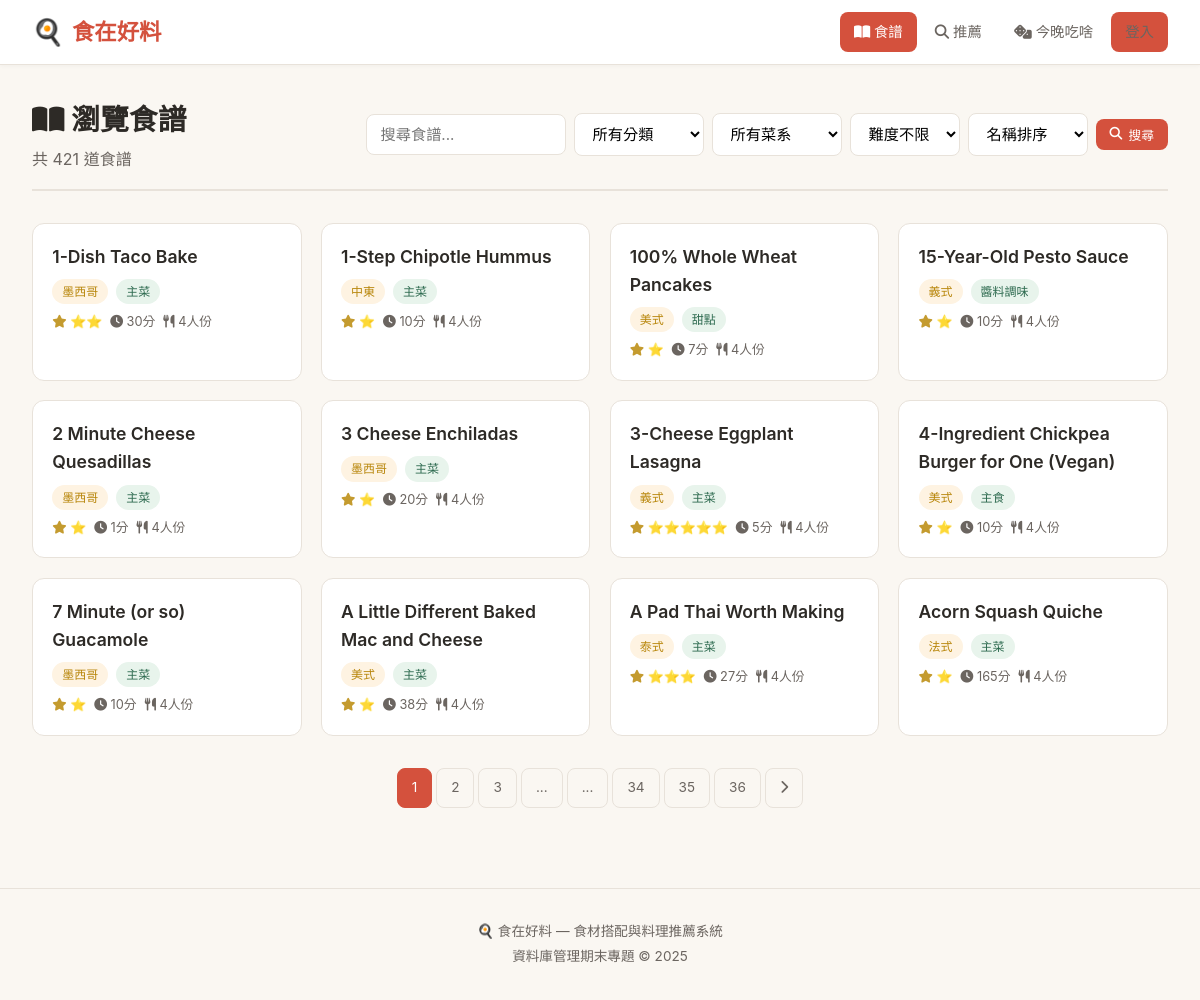
The app's page /browse, older data.
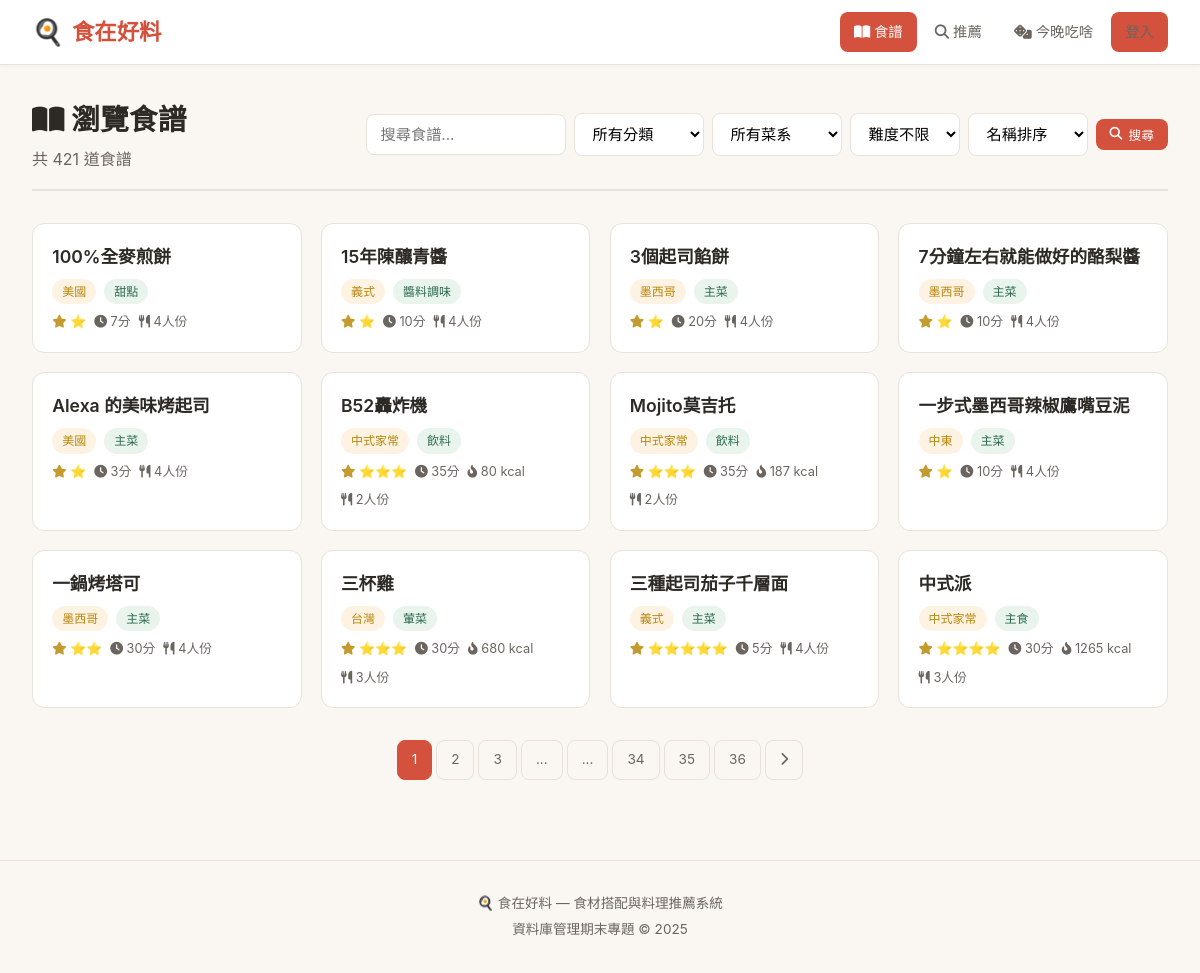
The same page, newer data.
### tables this page shows
CREATE TABLE recipes (
        recipe_id        INTEGER PRIMARY KEY AUTOINCREMENT,
        recipe_name      TEXT NOT NULL,
        category_id      INTEGER,
        cuisine          TEXT DEFAULT '中式家常',
        difficulty       INTEGER DEFAULT 3,
        cooking_time_min INTEGER DEFAULT 30,
        servings         INTEGER DEFAULT 2,
        calories         INTEGER,
        steps_summary    TEXT,
        image_url        TEXT,
        created_at       DATETIME DEFAULT CURRENT_TIMESTAMP,
        FOREIGN KEY (category_id) REFERENCES categories(category_id)
    );

CREATE TABLE categories (
        category_id   INTEGER PRIMARY KEY AUTOINCREMENT,
        category_name TEXT NOT NULL UNIQUE
    );

### app.py (the view)
@app.route('/browse')
def browse():
    page = request.args.get('page', 1, type=int)
    per_page = 12
    category = request.args.get('category', '')
    cuisine = request.args.get('cuisine', '')
    difficulty = request.args.get('difficulty', 0, type=int)
    search = request.args.get('q', '').strip()
    sort = request.args.get('sort', 'name')
    where_clauses = []
    params = []
    if category:
        where_clauses.append("c.category_name = ?")
        params.append(category)
    if cuisine:
        where_clauses.append("r.cuisine = ?")
        params.append(cuisine)
    if difficulty:
        where_clauses.append("r.difficulty = ?")
        params.append(difficulty)
    if search:
        where_clauses.append("(r.recipe_name LIKE ? OR r.cuisine LIKE ?)")
        params.extend([f'%{search}%', f'%{search}%'])
    where_sql = " AND ".join(where_clauses) if where_clauses else "1=1"
    order_map = {
        'name': 'r.recipe_name',
        'time': 'r.cooking_time_min',
        'difficulty': 'r.difficulty',
        'calories': 'r.calories',
    }
    order_sql = order_map.get(sort, 'r.recipe_name')
    total = query_db(f"""
        SELECT COUNT(*) as c FROM recipes r
        LEFT JOIN categories c ON r.category_id = c.category_id
        WHERE {where_sql}
    """, params, one=True)['c']
    recipes = query_db(f"""
        SELECT r.*, c.category_name FROM recipes r
        LEFT JOIN categories c ON r.category_id = c.category_id
        WHERE {where_sql}
        ORDER BY {order_sql}
        LIMIT ? OFFSET ?
    """, params + [per_page, (page - 1) * per_page])
    categories = query_db("SELECT * FROM categories ORDER BY category_name")
    cuisines = query_db("SELECT DISTINCT cuisine FROM recipes ORDER BY cuisine")
    total_pages = (total + per_page - 1) // per_page
    return render_template('browse.html', recipes=recipes, categories=categories,
                           cuisines=cuisines, page=page, total_pages=total_pages,
                           total=total, category=category, cuisine=cuisine,
                           difficulty=difficulty, search=search, sort=sort)

### app.py (called while the page is built)
def get_db():
    if 'db' not in g:
        g.db = sqlite3.connect(DB_PATH)
        g.db.row_factory = sqlite3.Row
        g.db.execute("PRAGMA foreign_keys = ON")
    return g.db

def query_db(sql, args=(), one=False):
    cur = get_db().execute(sql, args)
    rv = cur.fetchall()
    return (rv[0] if rv else None) if one else rv

### templates/browse.html (shortened to what this page needs)
{% extends "base.html" %}
{% block content %}
<div class="page-header flex justify-between items-center" style="flex-wrap:wrap;gap:1rem">
  <div>
    <h1><i class="fas fa-book-open"></i> 瀏覽食譜</h1>
    <p>共 {{ total }} 道食譜</p>
  </div>
  <form method="GET" style="display:flex;gap:8px;flex-wrap:wrap;align-items:center">
    <input type="text" name="q" class="form-control" style="width:200px" placeholder="搜尋食譜..." value="{{ search }}">
    <select name="category" class="form-control" style="width:130px">
      <option value="">所有分類</option>
    </select>
    <select name="cuisine" class="form-control" style="width:130px">
      <option value="">所有菜系</option>
    </select>
    <select name="difficulty" class="form-control" style="width:110px">
      <option value="0">難度不限</option>
    </select>
    <select name="sort" class="form-control" style="width:120px">
      <option value="name" {% if sort=='name' %}selected{% endif %}>名稱排序</option>
    </select>
    <button type="submit" class="btn btn-primary btn-sm"><i class="fas fa-search"></i> 搜尋</button>
  </form>
</div>
<div class="card-grid">
  {% for r in recipes %}
  <div class="card">
    <div class="card-body">
      <div class="card-title">
        <a href="{{ url_for('recipe_detail', recipe_id=r.recipe_id) }}">{{ r.recipe_name }}</a>
      </div>
      <div class="card-meta mb-1">
        <span class="badge badge-cuisine">{{ r.cuisine }}</span>
        {% if r.category_name %}<span class="badge badge-category">{{ r.category_name }}</span>{% endif %}
      </div>
      <div class="card-meta">
        <span><i class="fas fa-star" style="color:var(--gold)"></i> {{ '⭐' * r.difficulty }}</span>
        <span><i class="fas fa-clock"></i> {{ r.cooking_time_min }}分</span>
        {% if r.calories %}<span><i class="fas fa-fire-alt"></i> {{ r.calories }} kcal</span>{% endif %}
        <span><i class="fas fa-utensils"></i> {{ r.servings }}人份</span>
      </div>
    </div>
  </div>
  {% else %}
  <div class="text-center text-muted" style="grid-column:1/-1;padding:3rem">
    <i class="fas fa-search" style="font-size:3rem;margin-bottom:1rem;display:block;opacity:0.3"></i>
    <p>沒有找到符合條件的食譜</p>
  </div>
  {% endfor %}
</div>
{% if total_pages > 1 %}
<div class="pagination">
  {% for p in range(1, total_pages+1) %}
    {% if p == page %}
      <span class="current">{{ p }}</span>
    {% elif p <= 3 or p >= total_pages-2 or (p >= page-2 and p <= page+2) %}
      <a href="?page={{ p }}&q={{ search }}&category={{ category }}&cuisine={{ cuisine }}&difficulty={{ difficulty }}&sort={{ sort }}">{{ p }}</a>
    {% elif p == 4 or p == total_pages-3 %}
      <span>...</span>
    {% endif %}
  {% endfor %}
  {% if page < total_pages %}
    <a href="?page={{ page+1 }}&q={{ search }}&category={{ category }}&cuisine={{ cuisine }}&difficulty={{ difficulty }}&sort={{ sort }}">
      <i class="fas fa-chevron-right"></i>
    </a>
  {% endif %}
</div>
{% endif %}
{% endblock %}

Row changes from the older to the newer data that the page shows:
removed recipes: recipe_name "1-Dish Taco Bake", cuisine "墨西哥", category_name "主菜", difficulty "⭐⭐", cooking_time_min "30", servings "4"
removed recipes: recipe_name "1-Step Chipotle Hummus", cuisine "中東", category_name "主菜", difficulty "⭐", cooking_time_min "10", servings "4"
removed recipes: recipe_name "100% Whole Wheat Pancakes", cuisine "美式", category_name "甜點", difficulty "⭐", cooking_time_min "7", servings "4"
removed recipes: recipe_name "15-Year-Old Pesto Sauce", cuisine "義式", category_name "醬料調味", difficulty "⭐", cooking_time_min "10", servings "4"
no longer on this page (row edited): recipes: recipe_name "2 Minute Cheese Quesadillas", cuisine "墨西哥", category_name "主菜", difficulty "⭐", cooking_time_min "1", servings "4"
removed recipes: recipe_name "3 Cheese Enchiladas", cuisine "墨西哥", category_name "主菜", difficulty "⭐", cooking_time_min "20", servings "4"
removed recipes: recipe_name "3-Cheese Eggplant Lasagna", cuisine "義式", category_name "主菜", difficulty "⭐⭐⭐⭐⭐", cooking_time_min "5", servings "4"
no longer on this page (row edited): recipes: recipe_name "4-Ingredient Chickpea Burger for One (Vegan)", cuisine "美式", category_name "主食", difficulty "⭐", cooking_time_min "10", servings "4"
removed recipes: recipe_name "7 Minute (or so) Guacamole", cuisine "墨西哥", category_name "主菜", difficulty "⭐", cooking_time_min "10", servings "4"
no longer on this page (row edited): recipes: recipe_name "A Little Different Baked Mac and Cheese", cuisine "美式", category_name "主菜", difficulty "⭐", cooking_time_min "38", servings "4"
no longer on this page (row edited): recipes: recipe_name "A Pad Thai Worth Making", cuisine "泰式", category_name "主菜", difficulty "⭐⭐⭐", cooking_time_min "27", servings "4"
no longer on this page (row edited): recipes: recipe_name "Acorn Squash Quiche", cuisine "法式", category_name "主菜", difficulty "⭐", cooking_time_min "165", servings "4"
added recipes: recipe_name "100%全麥煎餅", cuisine "美國", category_name "甜點", difficulty "⭐", cooking_time_min "7", servings "4"
added recipes: recipe_name "15年陳釀青醬", cuisine "義式", category_name "醬料調味", difficulty "⭐", cooking_time_min "10", servings "4"
added recipes: recipe_name "3個起司餡餅", cuisine "墨西哥", category_name "主菜", difficulty "⭐", cooking_time_min "20", servings "4"
added recipes: recipe_name "7分鐘左右就能做好的酪梨醬", cuisine "墨西哥", category_name "主菜", difficulty "⭐", cooking_time_min "10", servings "4"
now on this page (row edited): recipes: recipe_name "Alexa 的美味烤起司", cuisine "美國", category_name "主菜", difficulty "⭐", cooking_time_min "3", servings "4"
now on this page (row edited): recipes: recipe_name "B52轟炸機", cuisine "中式家常", category_name "飲料", difficulty "⭐⭐⭐", cooking_time_min "35", calories "80", servings "2"
now on this page (row edited): recipes: recipe_name "Mojito莫吉托", cuisine "中式家常", category_name "飲料", difficulty "⭐⭐⭐", cooking_time_min "35", calories "187", servings "2"
added recipes: recipe_name "一步式墨西哥辣椒鷹嘴豆泥", cuisine "中東", category_name "主菜", difficulty "⭐", cooking_time_min "10", servings "4"
added recipes: recipe_name "一鍋烤塔可", cuisine "墨西哥", category_name "主菜", difficulty "⭐⭐", cooking_time_min "30", servings "4"
now on this page (row edited): recipes: recipe_name "三杯雞", cuisine "台灣", category_name "葷菜", difficulty "⭐⭐⭐", cooking_time_min "30", calories "680", servings "3"
added recipes: recipe_name "三種起司茄子千層面", cuisine "義式", category_name "主菜", difficulty "⭐⭐⭐⭐⭐", cooking_time_min "5", servings "4"
now on this page (row edited): recipes: recipe_name "中式派", cuisine "中式家常", category_name "主食", difficulty "⭐⭐⭐⭐", cooking_time_min "30", calories "1265", servings "3"
